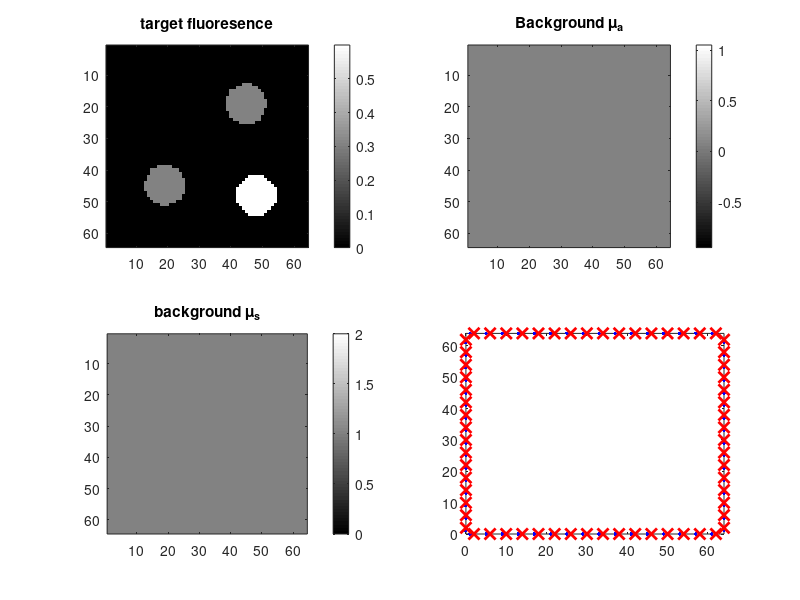

Here is the MATLAB script that generated this plot: (Note: this script raises an error after producing the figure.)
clear all
close all
grd = [64 64];

%% The flu target in grid dimensions: 3 different blobs 
fltgt_g = zeros(grd);
nblobs = 3;
fcontrast = [0.3 0.6 0.3];
blbcx = grd(1)*[0.7 0.75 0.3]; % xcentre of blobs
blbcy = grd(2)*[0.3 0.75 0.7]; % ycentre of blobs
blbrad = grd(1)*[0.1 0.1 0.1]; % radius of blobs

for i = 1:grd(1)
  for j = 1:grd(2)
      for k = 1:nblobs
        if( (i-blbcx(k))^2 + (j-blbcy(k))^2 < blbrad(k)^2)
            fltgt_g(i,j) = fltgt_g(i,j)+fcontrast(k);
        end
      end
  end
end
muatgt_g=0.05*ones(grd);
mustgt_g=1*ones(grd);
kap_homog = 1/(3*(muatgt_g(1,1)+mustgt_g(1,1))); %diffusion coefficient

figure;
subplot(2,2,1);imagesc(fltgt_g); colormap(gray);colorbar;axis square;title('target fluoresence');
subplot(2,2,2);imagesc(muatgt_g);colormap(gray);colorbar;axis square;title('Background \mu_a');
subplot(2,2,3);imagesc(mustgt_g);colormap(gray);colorbar;axis square;title('background \mu_s');

%% generate data
cons = 0.2;
u = 64; v = 64;
r_d = ones(v,2);
r_d(1:16,2) = 64;
r_d(1:16,1) = 1:4:64;
r_d(17:32,2) = 0;
r_d(17:32,1) = 1:4:64;
r_d(33:48,2) = 1:4:64;
r_d(33:48,1) = 0;
r_d(49:64,2) = 1:4:64;
r_d(49:64,1) = 64;


r_s = ones(u,2);
r_s(1:16,2) = 64;
r_s(1:16,1) = 2:4:64;
r_s(17:32,2) = 0;
r_s(17:32,1) = 2:4:64;
r_s(33:48,2) = 2:4:64;
r_s(33:48,1) = 0;
r_s(49:64,2) = 2:4:64;
r_s(49:64,1) = 64;


r_n = ones(64*64,2);    
linspec_s = {'rx','MarkerSize',8,'LineWidth',2};
linspec_d = {'b.','MarkerSize',8,'LineWidth',2};
subplot(2,2,4);plot(r_d(:,1),r_d(:,2),linspec_d{:}); 
hold on; 
plot(r_s(:,1),r_s(:,2),linspec_s{:}); 
axis([0 64 0 64]);
hold off; 

for i = 1: length(r_n(:,1))
    r_n(i,1) = mod(i-1,64)+1;
    r_n(i,2) = floor((i-1)/64)+1;
end

%% fwd

fltgt_g = fltgt_g(:);
n = grd(1)*grd(2);
k = sqrt(muatgt_g(1,1)/kap_homog);
weight = zeros(u*v,n);
projFl = zeros(u*v,1);
projExc = zeros(u*v,1);

for j = 1:u
    for l = 1:v
        cnt = (j-1)*v+l;
        projExc(cnt) = greenFunction(k,r_d(l,:),r_s(j,:));
        projFl(cnt) = 0;
        for i = 1:n
            weight(cnt,i) = greenFunction(k,r_s(j,:),r_n(i,:))*...
                greenFunction(k,r_n(i,:),r_d(l,:))/projExc(cnt);
            weight(cnt,i) = max(weight(cnt,i),0);
            projFl(cnt) = projFl(cnt)+greenFunction(k,r_s(j,:),r_n(i,:))*...
                fltgt_g(i)*greenFunction(k,r_n(i,:),r_d(l,:));
            
        end
    end
end

% add noise 
eta = 0.000001;
noise_exc = randn(size(projExc));
noise_fl = randn(size(projFl));
noise_exc = max(eta*norm(projExc)*noise_exc/norm(noise_exc),0);
noise_fl = max(eta*norm(projFl)*noise_fl/norm(noise_fl),0);

projNb = max((projFl+noise_fl)./(projExc+noise_exc),0);

%% inversion
% weight = zeros(u*v,n);
% 
% for i = 1:n
%     for j = 1:u
%         for l = 1:v
%             temp_w = greenFunction(k,r_s(j,:),r_n(i,:))*greenFunction(k,r_n(i,:),r_d(l,:))...
%                 /(greenFunction(k,r_d(l,:),r_s(j,:)));
%             weight((j-1)*v+l,i) = max(temp_w,0);
%         end
%     end
% end

lambda = 1;
L = eye(size(weight,2));
options.lbound = zeros(size(grd(1)*grd(2)));
options.ubound = ones(size(grd(1)*grd(2)));
[X] = cglsTikConstraint(weight,projNb,1:20,lambda,L,options);
%[X] = cglsAIR(weight,projFl',1:20);
figure;
for i = 1:16
    subplot(4,4,i);
    imagesc(reshape(real(X(:,i)),grd));colormap(gray),colorbar;axis square;
end

X_prime = reshape(X(:,end),grd(1),grd(2));
figure;
subplot(1,2,1);imagesc(reshape(fltgt_g,grd));colorbar;axis square;title('target fluoresence');
% subplot(2,2,2);imagesc(reshape(sim,grd));colormap(gray);colorbar;axis square;title('Image recscaling');
subplot(1,2,2);imagesc(abs(X_prime));colormap(gray);colorbar;axis square;title('reconstructed fluoresence');

%% green Function
function g = greenFunction(k,r1,r2)
    temp = norm(r1 - r2);
    g = exp(k*temp*1i)/(temp*4*pi);
end


